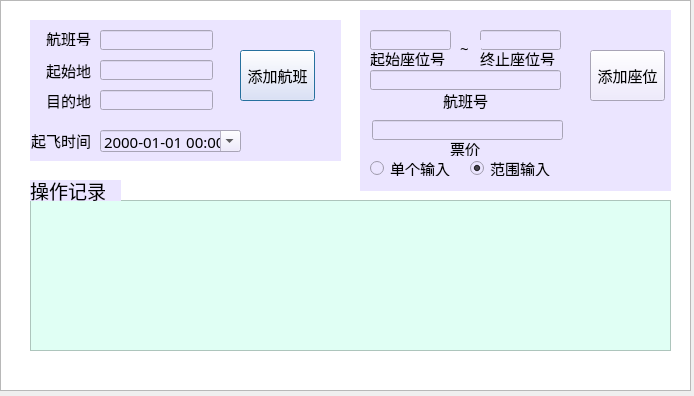
<?xml version="1.0" encoding="UTF-8"?>
<ui version="4.0">
 <class>DirPan</class>
 <widget class="QDialog" name="DirPan">
  <property name="geometry">
   <rect>
    <x>0</x>
    <y>0</y>
    <width>694</width>
    <height>396</height>
   </rect>
  </property>
  <property name="windowTitle">
   <string>空管系统</string>
  </property>
  <widget class="QWidget" name="widget" native="true">
   <property name="geometry">
    <rect>
     <x>30</x>
     <y>20</y>
     <width>311</width>
     <height>141</height>
    </rect>
   </property>
   <property name="font">
    <font>
     <family>Adobe 黑体 Std R</family>
     <pointsize>11</pointsize>
    </font>
   </property>
   <property name="styleSheet">
    <string notr="true">background-color: rgb(235, 229, 255);</string>
   </property>
   <widget class="QLineEdit" name="lineEdit">
    <property name="geometry">
     <rect>
      <x>70</x>
      <y>10</y>
      <width>113</width>
      <height>20</height>
     </rect>
    </property>
   </widget>
   <widget class="QLineEdit" name="lineEdit_2">
    <property name="geometry">
     <rect>
      <x>70</x>
      <y>40</y>
      <width>113</width>
      <height>20</height>
     </rect>
    </property>
   </widget>
   <widget class="QLineEdit" name="lineEdit_4">
    <property name="geometry">
     <rect>
      <x>70</x>
      <y>70</y>
      <width>113</width>
      <height>20</height>
     </rect>
    </property>
   </widget>
   <widget class="QDateTimeEdit" name="dateTimeEdit">
    <property name="geometry">
     <rect>
      <x>70</x>
      <y>110</y>
      <width>141</width>
      <height>22</height>
     </rect>
    </property>
    <property name="displayFormat">
     <string>yyyy-MM-dd HH:mm</string>
    </property>
    <property name="calendarPopup">
     <bool>true</bool>
    </property>
   </widget>
   <widget class="QPushButton" name="pushButton">
    <property name="geometry">
     <rect>
      <x>210</x>
      <y>30</y>
      <width>75</width>
      <height>51</height>
     </rect>
    </property>
    <property name="text">
     <string>添加航班</string>
    </property>
   </widget>
   <widget class="QLabel" name="label">
    <property name="geometry">
     <rect>
      <x>0</x>
      <y>10</y>
      <width>61</width>
      <height>16</height>
     </rect>
    </property>
    <property name="text">
     <string>航班号</string>
    </property>
    <property name="alignment">
     <set>Qt::AlignRight|Qt::AlignTrailing|Qt::AlignVCenter</set>
    </property>
   </widget>
   <widget class="QLabel" name="label_2">
    <property name="geometry">
     <rect>
      <x>0</x>
      <y>110</y>
      <width>61</width>
      <height>21</height>
     </rect>
    </property>
    <property name="text">
     <string>起飞时间</string>
    </property>
    <property name="alignment">
     <set>Qt::AlignRight|Qt::AlignTrailing|Qt::AlignVCenter</set>
    </property>
   </widget>
   <widget class="QLabel" name="label_3">
    <property name="geometry">
     <rect>
      <x>0</x>
      <y>40</y>
      <width>61</width>
      <height>21</height>
     </rect>
    </property>
    <property name="text">
     <string>起始地</string>
    </property>
    <property name="alignment">
     <set>Qt::AlignRight|Qt::AlignTrailing|Qt::AlignVCenter</set>
    </property>
   </widget>
   <widget class="QLabel" name="label_4">
    <property name="geometry">
     <rect>
      <x>0</x>
      <y>70</y>
      <width>61</width>
      <height>21</height>
     </rect>
    </property>
    <property name="text">
     <string>目的地</string>
    </property>
    <property name="alignment">
     <set>Qt::AlignRight|Qt::AlignTrailing|Qt::AlignVCenter</set>
    </property>
   </widget>
  </widget>
  <widget class="QWidget" name="widget_2" native="true">
   <property name="geometry">
    <rect>
     <x>360</x>
     <y>10</y>
     <width>311</width>
     <height>181</height>
    </rect>
   </property>
   <property name="font">
    <font>
     <family>Adobe 黑体 Std R</family>
     <pointsize>11</pointsize>
    </font>
   </property>
   <property name="styleSheet">
    <string notr="true">background-color: rgb(235, 229, 255);</string>
   </property>
   <widget class="QLineEdit" name="lineEdit_3">
    <property name="geometry">
     <rect>
      <x>10</x>
      <y>20</y>
      <width>81</width>
      <height>20</height>
     </rect>
    </property>
   </widget>
   <widget class="QLineEdit" name="lineEdit_5">
    <property name="geometry">
     <rect>
      <x>10</x>
      <y>60</y>
      <width>191</width>
      <height>20</height>
     </rect>
    </property>
   </widget>
   <widget class="QLineEdit" name="lineEdit_6">
    <property name="geometry">
     <rect>
      <x>12</x>
      <y>110</y>
      <width>191</width>
      <height>20</height>
     </rect>
    </property>
   </widget>
   <widget class="QPushButton" name="pushButton_2">
    <property name="geometry">
     <rect>
      <x>230</x>
      <y>40</y>
      <width>75</width>
      <height>51</height>
     </rect>
    </property>
    <property name="text">
     <string>添加座位</string>
    </property>
   </widget>
   <widget class="QLineEdit" name="lineEdit_7">
    <property name="enabled">
     <bool>true</bool>
    </property>
    <property name="geometry">
     <rect>
      <x>120</x>
      <y>20</y>
      <width>81</width>
      <height>20</height>
     </rect>
    </property>
   </widget>
   <widget class="QRadioButton" name="radioButton">
    <property name="geometry">
     <rect>
      <x>10</x>
      <y>150</y>
      <width>89</width>
      <height>16</height>
     </rect>
    </property>
    <property name="text">
     <string>单个输入</string>
    </property>
   </widget>
   <widget class="QRadioButton" name="radioButton_2">
    <property name="geometry">
     <rect>
      <x>110</x>
      <y>150</y>
      <width>89</width>
      <height>16</height>
     </rect>
    </property>
    <property name="text">
     <string>范围输入</string>
    </property>
    <property name="checked">
     <bool>true</bool>
    </property>
   </widget>
   <widget class="QLabel" name="label_5">
    <property name="geometry">
     <rect>
      <x>10</x>
      <y>40</y>
      <width>81</width>
      <height>16</height>
     </rect>
    </property>
    <property name="text">
     <string>起始座位号</string>
    </property>
   </widget>
   <widget class="QLabel" name="label_6">
    <property name="geometry">
     <rect>
      <x>120</x>
      <y>40</y>
      <width>81</width>
      <height>16</height>
     </rect>
    </property>
    <property name="text">
     <string>终止座位号</string>
    </property>
   </widget>
   <widget class="QLabel" name="label_7">
    <property name="geometry">
     <rect>
      <x>100</x>
      <y>30</y>
      <width>21</width>
      <height>16</height>
     </rect>
    </property>
    <property name="text">
     <string>~</string>
    </property>
   </widget>
   <widget class="QLabel" name="label_8">
    <property name="geometry">
     <rect>
      <x>83</x>
      <y>80</y>
      <width>51</width>
      <height>20</height>
     </rect>
    </property>
    <property name="text">
     <string>航班号</string>
    </property>
   </widget>
   <widget class="QLabel" name="label_9">
    <property name="geometry">
     <rect>
      <x>90</x>
      <y>130</y>
      <width>71</width>
      <height>16</height>
     </rect>
    </property>
    <property name="text">
     <string>票价</string>
    </property>
   </widget>
  </widget>
  <widget class="QTextBrowser" name="textBrowser">
   <property name="geometry">
    <rect>
     <x>30</x>
     <y>200</y>
     <width>641</width>
     <height>151</height>
    </rect>
   </property>
   <property name="styleSheet">
    <string notr="true">background-color: rgb(224, 255, 244);</string>
   </property>
  </widget>
  <widget class="QLabel" name="label_10">
   <property name="geometry">
    <rect>
     <x>30</x>
     <y>180</y>
     <width>91</width>
     <height>21</height>
    </rect>
   </property>
   <property name="font">
    <font>
     <family>Adobe 黑体 Std R</family>
     <pointsize>14</pointsize>
    </font>
   </property>
   <property name="styleSheet">
    <string notr="true">background-color: rgb(235, 229, 255);</string>
   </property>
   <property name="text">
    <string>操作记录</string>
   </property>
  </widget>
  <widget class="QGraphicsView" name="graphicsView">
   <property name="geometry">
    <rect>
     <x>0</x>
     <y>0</y>
     <width>691</width>
     <height>391</height>
    </rect>
   </property>
  </widget>
  <zorder>graphicsView</zorder>
  <zorder>textBrowser</zorder>
  <zorder>label_10</zorder>
  <zorder>widget</zorder>
  <zorder>widget_2</zorder>
 </widget>
 <resources/>
 <connections/>
</ui>
